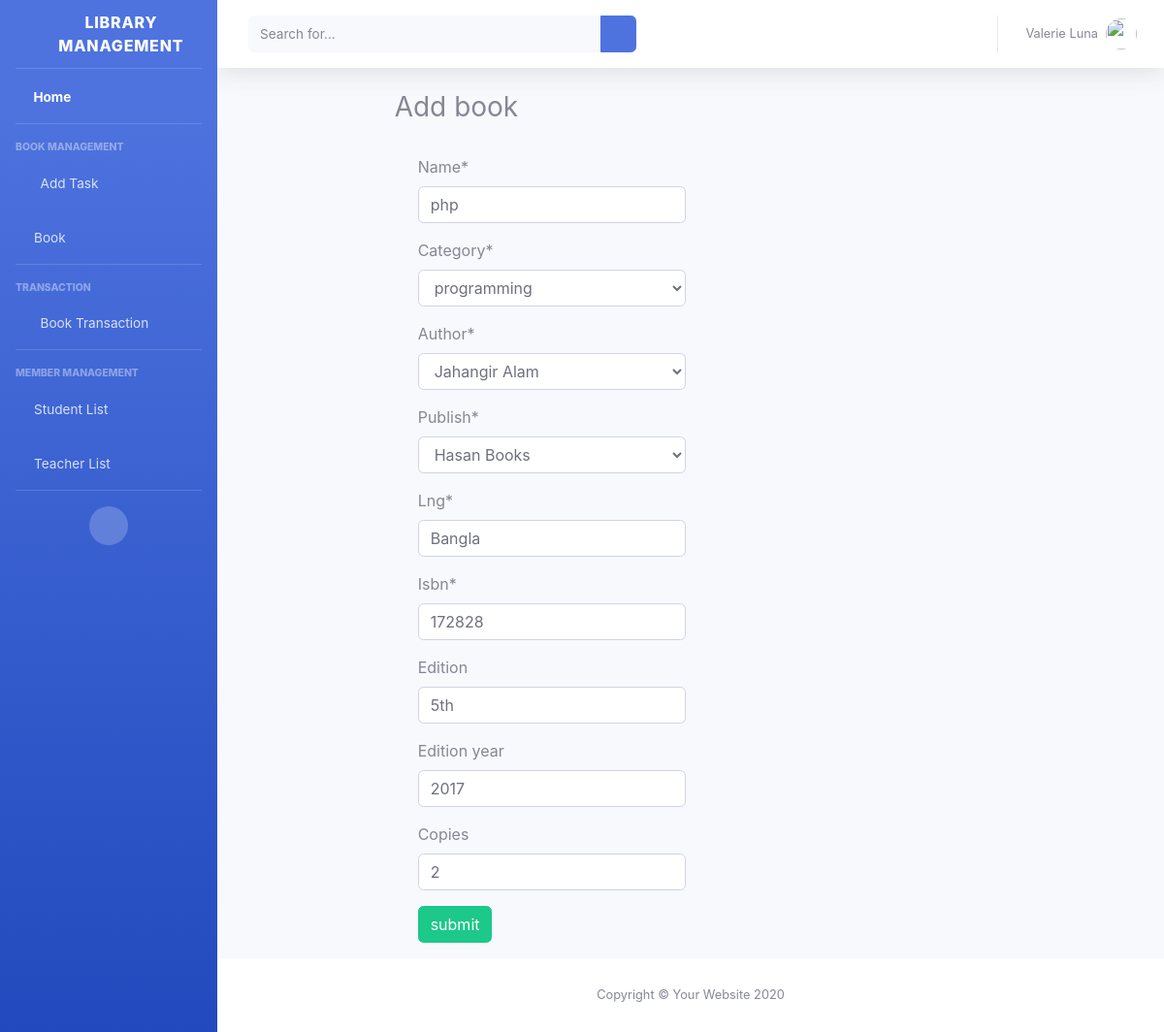
The page /updatebook/1/ on the database its author committed.
### library/models.py (models this page shows, shortened)
class Book(models.Model):
    name= models.CharField(max_length= 100,null=True)
    category=models.ForeignKey('Category',null=True,on_delete=models.SET_NULL)
    author=models.ForeignKey('Author',null=True,on_delete=models.SET_NULL)
    publish=models.ForeignKey('Publication',null=True,on_delete=models.SET_NULL)
    lng=models.CharField(max_length= 100,null=True)
    isbn=models.CharField( null=True,max_length=100)
    edition=models.CharField(max_length= 100,null=True,blank=True)
    edition_year=models.IntegerField( null=True,blank=True)
    copies= models.IntegerField(blank=True, null=True)
    class Meta:
         db_table = 'library_book'

class Category(models.Model):
    name=models.CharField(max_length= 100,null=True)
    desc =models.TextField(null=True,blank=True)
    def __str__(self):
        return self.name
    class Meta:
       db_table = 'library_category'

class Author(models.Model):
    name=models.CharField(max_length= 100,null=True)
    phone=models.CharField(max_length= 100,null=True,blank=True)
    email=models.CharField(max_length= 100,null=True,blank=True)
    def __str__(self):
        return self.name
    class Meta:
         db_table = 'library_author'

class Publication(models.Model):
    name=models.CharField(max_length= 100,null=True)
    address=models.CharField(max_length= 100,null=True,blank=True)
    def __str__(self):
        return self.name
    class Meta:
         db_table = 'library_publication'

### library/views.py (the view)
# urls.py: path('updatebook/<str:pk>/',views.updateBook,name='updatebook'),
def updateBook(request,pk):
    book = Book.objects.get(id=pk)
    form = bookForm(instance=book)
    if request.method == 'POST':
        form = bookForm(request.POST,instance=book)
        if form.is_valid():
            form.save()
            return redirect('/book')
    context = {
        'form':form
        }
    return render(request,'library/addbook.html',context)

### library/forms.py
class bookForm(ModelForm):
    class Meta:
        model = Book
        fields = '__all__'

### templates/library/addbook.html (shortened to what this page needs)
{%extends 'library/main.html'%}
{% load crispy_forms_tags %}
{%block content%}
<div class="container">
<div class="row">
<div class="col-sm-12 col-md-2">
</div>
<div class="col-sm-12 col-md-8">
    <h3>Add book</h3><br>
<form action="" method="POST">
    <div class="container">
        <div class="form-row">
            <div class="form-group col-md-6 col-lg-offset-3">
                {{form|crispy}}
                <button type="submit" class="btn btn-success">submit</button>
            </div>
        </div>
    </div>
</form>
</div>
<div class="col-sm-12 col-md-2">
</div>
</div>
</div>
{%endblock%}

### rows shown on the page
Book: name "php", category "programming", author "Jahangir Alam", publish "Hasan Books", lng "Bangla", isbn "172828", edition "5th", edition_year "2017", copies "2"
